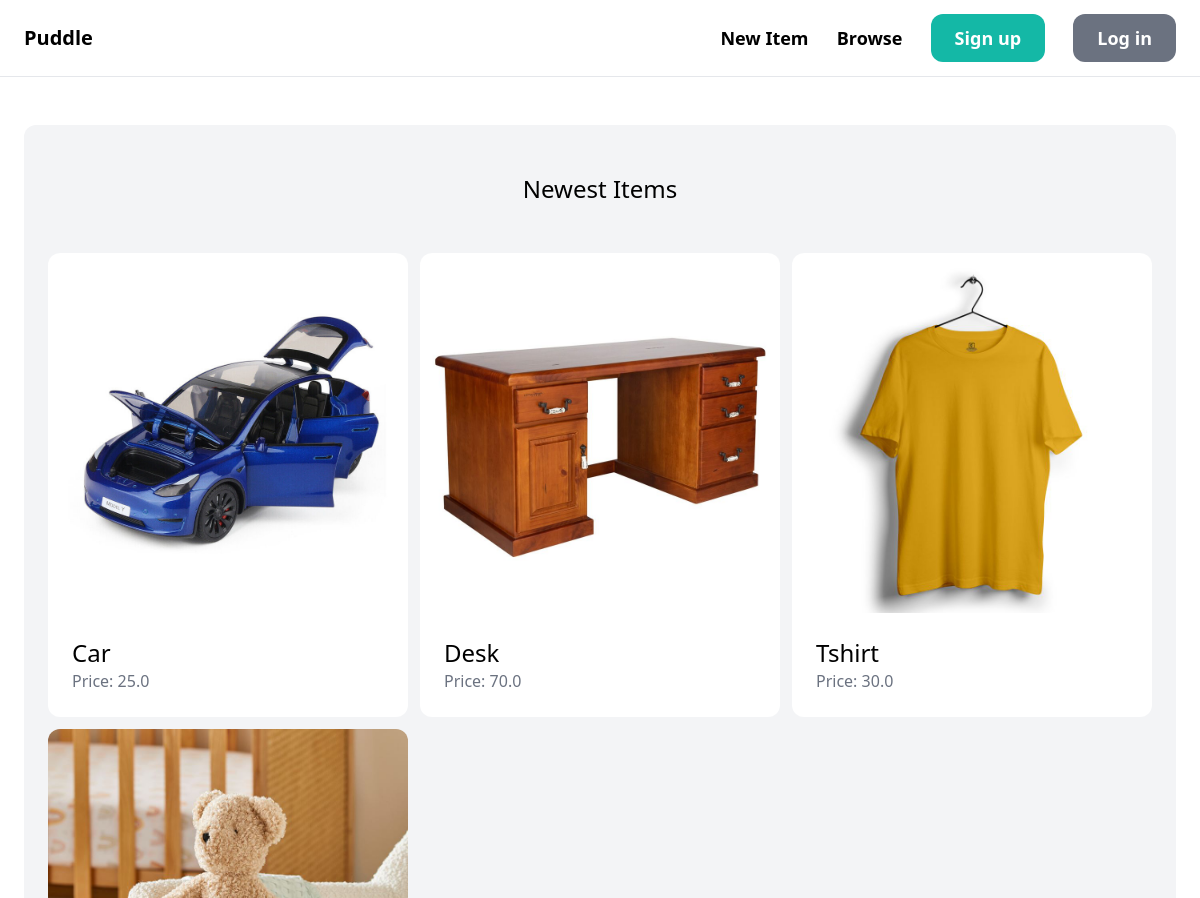
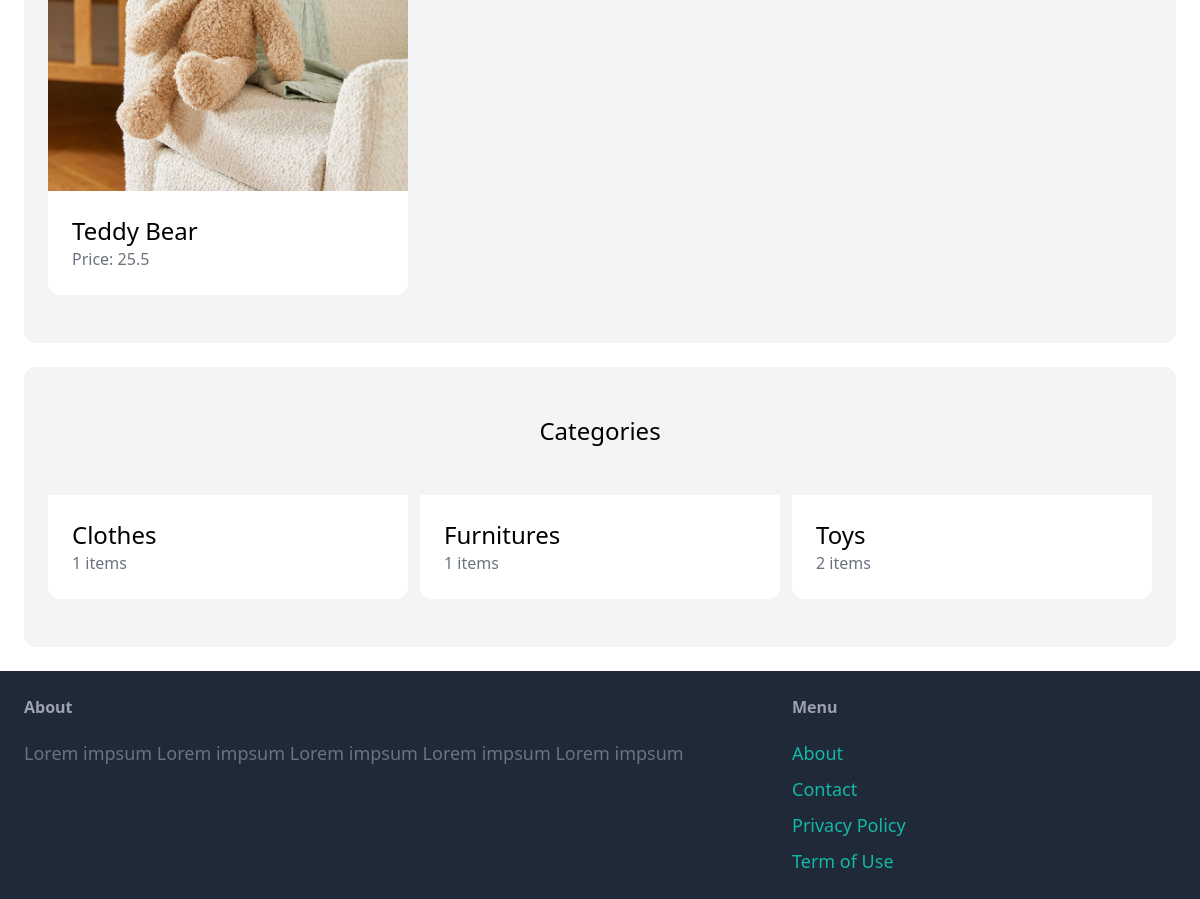
Before: / with the older database file (2 pictures, top to bottom).
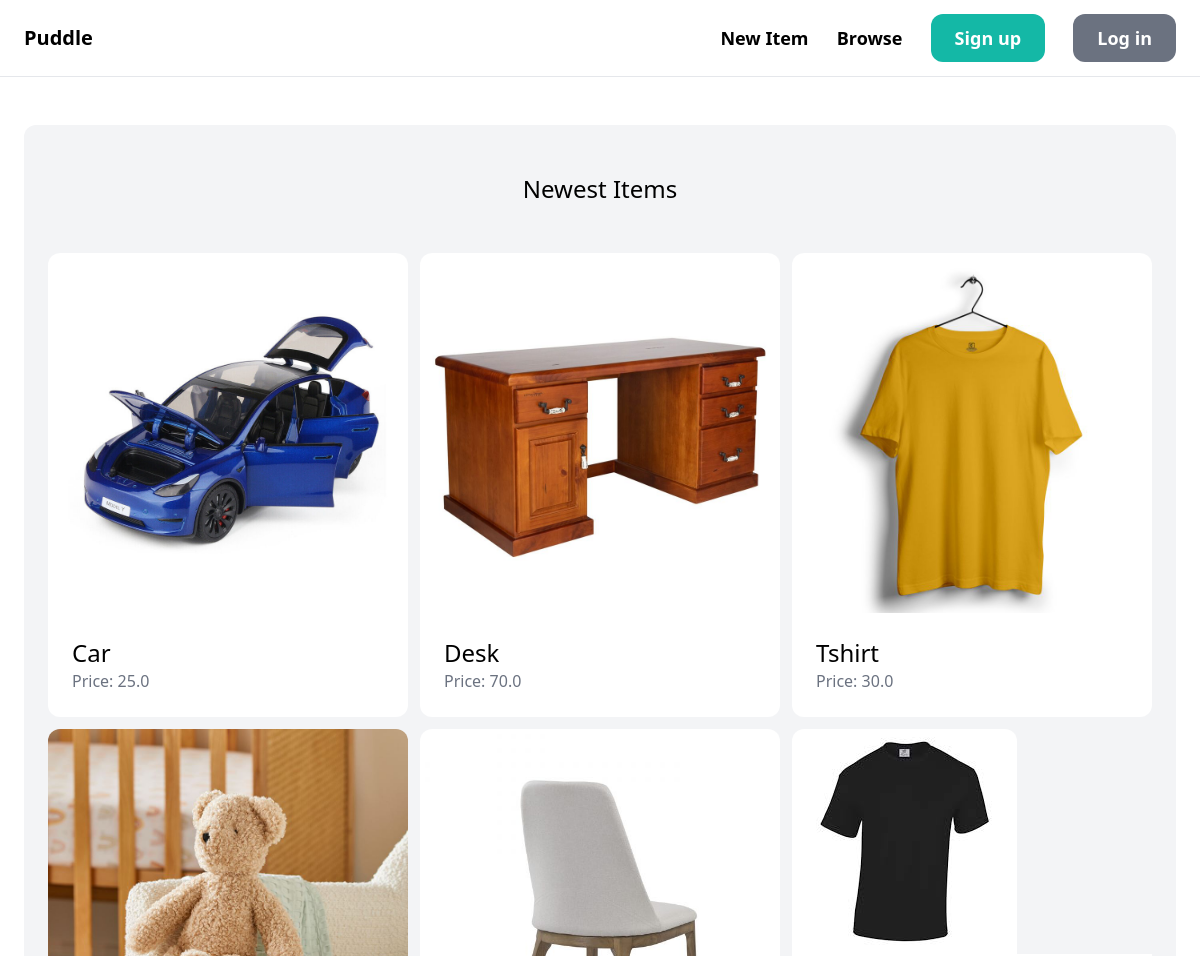
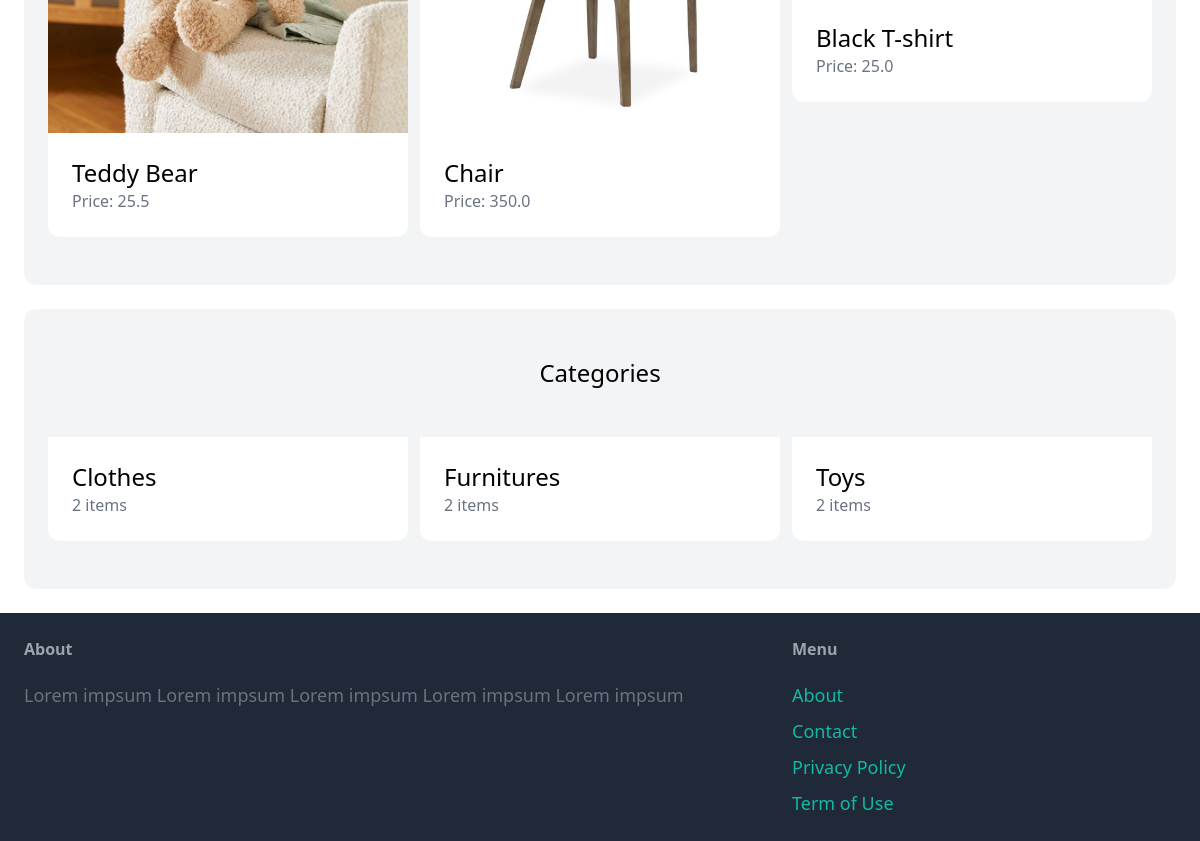
After: the same page with the newer database file (2 pictures, top to bottom).
### item/models.py (models this page shows, shortened)
class Item(models.Model):
	category = models.ForeignKey(Category, related_name='items', on_delete=models.CASCADE)
	name = models.CharField(max_length=255)
	description = models.TextField(blank=True, null=True)
	price = models.FloatField()
	image = models.ImageField(upload_to = 'item_images', blank = True, null = True)
	is_sold = models.BooleanField(default=False)
	created_by = models.ForeignKey(User, related_name='items', on_delete=models.CASCADE)
	created_at = models.DateTimeField(auto_now_add = True)

class Category(models.Model):
	name = models.CharField(max_length=255)
	class Meta:
		ordering = ('name',) #ordering the fields
		verbose_name_plural = 'Categories' #Changes the plural name

### core/views.py (the view)
# urls.py: path('', views.index, name='index'),
def index(request):
	items = Item.objects.filter(is_sold=False)[0:6]
	categories = Category.objects.all()
	return render(request, 'core/index.html', {
		'categories': categories,
		'items': items,
		})

### core/templates/core/index.html (shortened to what this page needs)
{% extends 'core/base.html' %}
{% block content %}
	<div class="mt-6 px-6 py-12 bg-gray-100 rounded-xl">
		<h2 class="mb-12 text-2xl text-center">Newest Items</h2>
		<div class="grid grid-cols-3 gap-3">
			{% for item in items %}
				<div>
					<a href="{% url 'item:detail' item.id %}">
						<div>
							<img src="{{ item.image.url }}" class="rounded-t-xl">
						</div>
						<div class="p-6 bg-white rounded-b-xl">
							<h2 class="text-2xl">{{ item.name }}</h2>
							<p class="text-gray-500">Price: {{ item.price }}</p>
						</div>
					</a>
				</div>
			{% endfor %}
		</div>
	</div>
		<div class="mt-6 px-6 py-12 bg-gray-100 rounded-xl">
			<h2 class="mb-12 text-2xl text-center">Categories</h2>
			<div class="grid grid-cols-3 gap-3">
				{% for category in categories %}
					<div>
					<a href="#">
						<div class="p-6 bg-white rounded-b-xl">
							<h2 class="text-2xl">{{ category.name }}</h2>
							<p class="text-gray-500">{{ category.items.count }} items</p>
						</div>
					</a>
				</div>
				{% endfor %}
			</div>
		</div>
{% endblock %}

### core/templates/core/base.html (shortened to what this page needs)
<!doctype html>
<html>
	<head>
		<script src="https://cdn.tailwindcss.com"></script>
	</head>
	<body>
		<nav class="px-6 py-6 flex justify-between items-center border-b border-gray-200">
			<a href="/" class="text-xl font-semibold">Puddle</a>
			<div class="space-x-6">
				<a href="{% url 'item:new' %}" class="text-lg font-semibold hover:text-gray-500">New Item</a>
				<a href="#" class="text-lg font-semibold hover:text-gray-500">Browse</a>
				{% if request.user.is_authenticated %}
					<a href="#" class="px-6 py-3 text-lg font-semibold bg-teal-500 text-white rounded-xl hover:bg-teal-700">Inbox</a>
					<a href="#" class="px-6 py-3 text-lg font-semibold bg-gray-500 text-white rounded-xl hover:bg-gray-700">Dashboard</a>
				{% else %}
					<a href="{% url 'core:signup' %}" class="px-6 py-3 text-lg font-semibold bg-teal-500 text-white rounded-xl hover:bg-teal-700">Sign up</a>
					<a href="{% url 'core:login' %}" class="px-6 py-3 text-lg font-semibold bg-gray-500 text-white rounded-xl hover:bg-gray-700">Log in</a>
				{% endif%}
			</div>
		</nav>
		<div class="px-6 py-6">
			{% block content %}
			{% endblock %}
		</div>
		<footer class="py-6 px-6 flex justify-between bg-gray-800">
			<div class="w-2/3 pr-10">
				<h3 class="mb-5 font-semibold text-gray-400">About</h3>
				<p class="text-lg text-gray-500">Lorem impsum Lorem impsum Lorem impsum Lorem impsum Lorem impsum</p>
			</div>
			<div class="w-1/3">
				<h3 class="mb-5 font-semibold text-gray-400">Menu</h3>
				<ul class="space-y-2">
					<li><a href="#" class="text-lg text-teal-500 hover:text-teal-700">About</a></li>
					<li><a href="{% url 'core:contact' %}" class="text-lg text-teal-500 hover:text-teal-700">Contact</a></li>
					<li><a href="#" class="text-lg text-teal-500 hover:text-teal-700">Privacy Policy</a></li>
					<li><a href="#" class="text-lg text-teal-500 hover:text-teal-700">Term of Use</a></li>
				</ul>
			</div>
		</footer>
	</body>
</html>

Changed rows visible on the page:
added Item: image (picture), name "Chair", price "350.0"
added Item: image (picture), name "Black T-shirt", price "25.0"
computed for Category "Clothes": items.count "1" → "2"
computed for Category "Furnitures": items.count "1" → "2"
